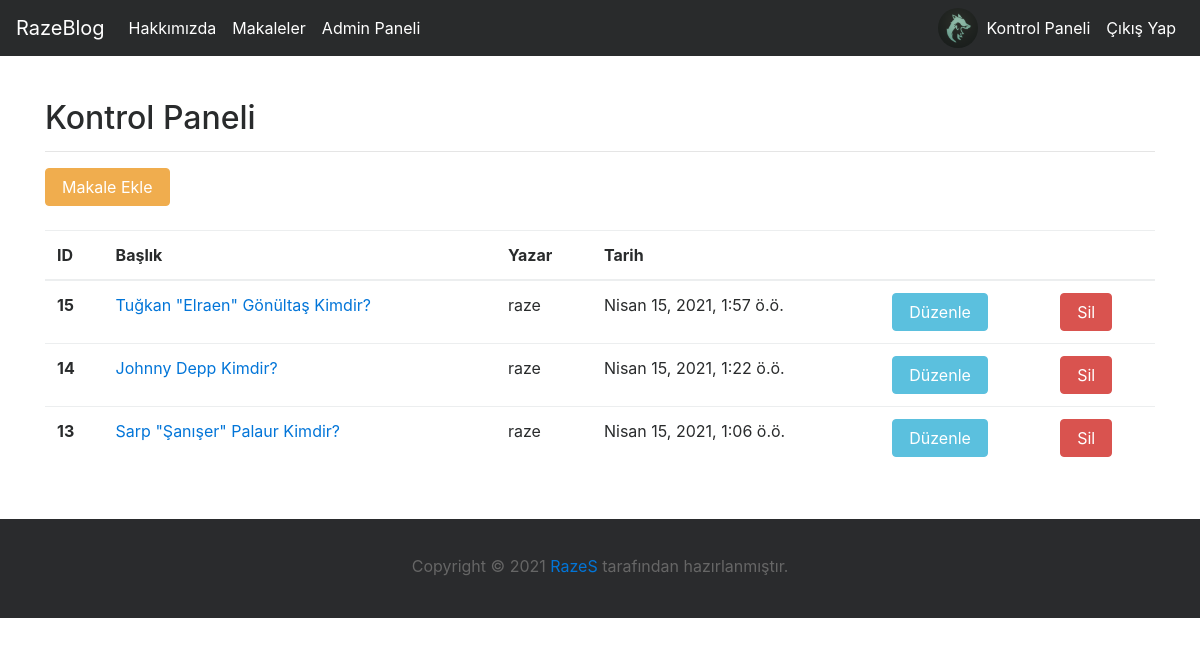
Screenshot of /articles/dashboard/ (signed in) with the database file from the repository.
### user/models.py (models this page shows, shortened)
class userInfo(models.Model):
    user = models.OneToOneField("auth.User", on_delete=models.CASCADE,verbose_name="Kullanıcı Adı",related_name="userinfo")
    username = models.CharField(blank = True,null = True,verbose_name="Kullanıcı Adı",max_length=50)
    profile_image = models.FileField(verbose_name="Pofil Fotoğrafı Ekle",upload_to="profile_pics",default='/profile_pics/default.jpg')
    full_name = models.CharField(blank = True,null = True,verbose_name="Ad Soyad",max_length=50)
    email_address = models.EmailField(blank = True,null = True,verbose_name="e-Posta Adresi")
    birth_date = models.DateField(blank = True,null = True,verbose_name="Doğum Tarihi (GG/AA/YY)")

### article/models.py (models this page shows)
class Article(models.Model):
    author = models.ForeignKey("auth.User", on_delete=models.CASCADE,verbose_name="Yazar")
    title = models.CharField(max_length=32,verbose_name="Başlık")
    content = RichTextField()
    image = models.FileField(blank = True,null = True,verbose_name="Resim Ekle")
    created_date = models.DateTimeField(auto_now_add=True,verbose_name="Oluşturulma Tarihi")
    class Meta():
        ordering = ["-created_date"]

### article/views.py (the view)
# urls.py: path('dashboard/',views.dashboard,name = "dashboard"),
@login_required(login_url="user:loginUser")
def dashboard(request):
    articles = Article.objects.filter(author = request.user)
    user_info = request.user.userinfo
    context = {
        "articles" : articles,
        "user_info" : user_info
    }
    return render(request,"dashboard.html",context)

### templates/dashboard.html
{% extends "layout.html" %}
{% block body %}
<h2>Kontrol Paneli</h2>
<hr>
<a href="{% url 'article:addArticle' %}" class="btn btn-warning" type="button">Makale Ekle</a>
<br> <br>
<table class="table">
    <thead>
      <tr>
        <th scope="col">ID</th>
        <th scope="col">Başlık</th>
        <th scope="col">Yazar</th>
        <th scope="col">Tarih</th>
        <th scope="col"></th>
        <th scope="col"></th>
      </tr>
    </thead>
    <tbody>
        {% for article in articles %}
        <tr>
            <th scope="row">{{article.id}}</th>
            <td><a href="{% url 'article:detail' article.id %}">{{article.title}}</a></td>
            <td>{{article.author}}</td>
            <td>{{article.created_date}}</td>
            <th scope="col"><a href="{% url 'article:updateArticle' article.id %}" class="btn btn-info">Düzenle</a></th>
            <th scope="col"><a href="{% url 'article:deleteArticle' article.id %}" class="btn btn-danger">Sil</a></th>
        </tr>
        {% endfor %}
    </tbody>
  </table>
{% endblock body %}

### templates/includes/navbar.html (shortened to what this page needs)
<nav class="navbar navbar-toggleable-md navbar-inverse fixed-top bg-inverse">
    <a class="navbar-brand" href="/">RazeBlog</a>
    <div class="collapse navbar-collapse" id="navbarCollapse">
      <ul class="navbar-nav mr-auto">
        <li class="nav-item active">
          <a class="nav-link" href="{% url 'about' %}">Hakkımızda<span class="sr-only">(current)</span></a>
        </li>
        <li class="nav-item active">
          <a class="nav-link" href="{% url 'article:articles' %}">Makaleler<span class="sr-only">(current)</span></a>
        </li>
        <li class="nav-item active">
          <a class="nav-link" href="http://127.0.0.1:8000/admin">Admin Paneli<span class="sr-only">(current)</span></a>
        </li>
      </ul>
      <ul class="navbar-nav ml-auto">
        {% if request.user.is_authenticated %}
        <li class="nav-item active">
          {% load static %}
              {% if user_info.profile_image %}
                <a href="/user/profile"><img src="{{user_info.profile_image.url}}" class="rounded-circle z-depth-2" alt="avatar" width="40" height="40"></a>
              {% else %}
                <a href="/user/profile"><img src="https://cdn.pixabay.com/photo/2015/10/05/22/37/blank-profile-picture-973460_1280.png" class="rounded-circle z-depth-2" alt="avatar" width="40" height="40"></a>
              {% endif %}
        </li>
        <li class="nav-item active">
          <a class="nav-link" href="{% url 'article:dashboard' %}">Kontrol Paneli<span class="sr-only">(current)</span></a>
        </li>
        <li class="nav-item active">
          <a class="nav-link" href="{% url 'user:logoutUser' %}">Çıkış Yap<span class="sr-only">(current)</span></a>
        </li>
        {% endif %}
      </ul>
    </div>
  </nav>

### rows the page displays
userInfo: profile_image (picture)
Article: id "15", title "Tuğkan \"Elraen\" Gönültaş Kimdir?", author "raze", created_date "Nisan 15, 2021, 1:57 ö.ö."
Article: id "14", title "Johnny Depp Kimdir?", author "raze", created_date "Nisan 15, 2021, 1:22 ö.ö."
Article: id "13", title "Sarp \"Şanışer\" Palaur Kimdir?", author "raze", created_date "Nisan 15, 2021, 1:06 ö.ö."
